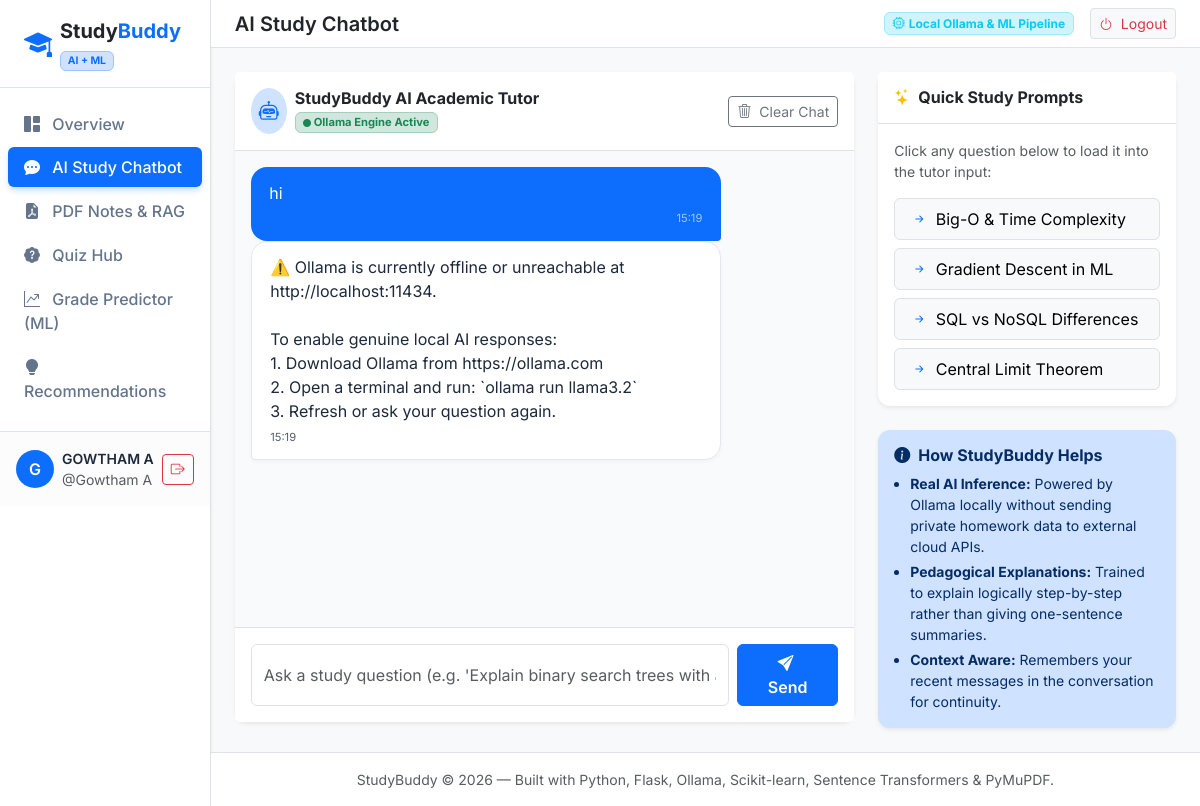
The page /chat (signed in) on the database its author committed.
### models/chat_history.py (models this page shows, shortened)
class ChatMessage(db.Model):
    __tablename__ = "chat_messages"
    id = db.Column(db.Integer, primary_key=True)
    user_id = db.Column(
        db.Integer, db.ForeignKey("users.id"), nullable=False, index=True
    )
    role = db.Column(db.String(20), nullable=False)  # 'user' or 'assistant'
    content = db.Column(db.Text, nullable=False)
    created_at = db.Column(db.DateTime, default=datetime.utcnow)
    user = db.relationship("User", back_populates="chat_messages")

### routes/chat.py (the view)
@chat_bp.route("/chat")
@login_required
def chat_view():
    user = get_current_user()
    return render_template("chat.html", user=user)

### routes/auth.py (called while the page is built)
def login_required(f):
    @wraps(f)
    def decorated_function(*args, **kwargs):
        if "user_id" not in session:
            if request.is_json or request.path.startswith("/api/"):
                return jsonify({"error": "Authentication required. Please log in."}), 401
            flash("Please log in to access your StudyBuddy account.", "warning")
            return redirect(url_for("auth.login", next=request.url))
        return f(*args, **kwargs)
    return decorated_function

def get_current_user():
    user_id = session.get("user_id")
    if user_id:
        return db.session.get(User, user_id)
    return None

### templates/chat.html (shortened to what this page needs)
{% extends "base.html" %}
{% block page_heading %}AI Study Chatbot{% endblock %}
{% block content %}
<div class="row g-4">
    <div class="col-lg-8">
        <div class="card shadow-sm border-0 d-flex flex-column" style="height: 650px;">
            <div class="card-header bg-white border-bottom py-3 d-flex justify-content-between align-items-center">
                <div class="d-flex align-items-center">
                    <div class="p-2 bg-primary-subtle text-primary rounded-circle me-2">
                        <i class="bi bi-robot fs-5"></i>
                    </div>
                    <div>
                        <h6 class="mb-0 fw-bold">StudyBuddy AI Academic Tutor</h6>
                        <span class="badge bg-success-subtle text-success border border-success-subtle" style="font-size: 0.7rem;">
                            <i class="bi bi-circle-fill" style="font-size: 0.5rem;"></i> Ollama Engine Active
                        </span>
                    </div>
                </div>
                <div>
                    <button class="btn btn-sm btn-outline-secondary" id="clearChatBtn" title="Clear conversation transcript">
                        <i class="bi bi-trash3 me-1"></i> Clear Chat
                    </button>
                </div>
            </div>
            <div class="card-body p-3 flex-grow-1 overflow-auto" id="chatMessages" style="background-color: #f8fafc;">
                {% if user.chat_messages %}
                    {% for msg in user.chat_messages %}
                    <div class="chat-bubble {{ msg.role }}">
                        <div class="chat-text">{{ msg.content | replace('\n', '<br>') | safe }}</div>
                        <span class="chat-timestamp">{{ msg.created_at.strftime('%H:%M') }}</span>
                    </div>
                    {% endfor %}
                {% endif %}
            </div>
            <div class="card-footer bg-white border-top p-3">
                <form id="chatForm" class="d-flex gap-2">
                    <input type="text" class="form-control" id="chatInput" placeholder="Ask a study question (e.g. 'Explain binary search trees with an example')..." autocomplete="off" required>
                    <button type="submit" class="btn btn-primary px-4 fw-semibold" id="sendBtn">
                        <i class="bi bi-send-fill me-1"></i> Send
                    </button>
                </form>
            </div>
        </div>
    </div>
    <div class="col-lg-4">
        <div class="card shadow-sm border-0 mb-4">
            <div class="card-header bg-white border-bottom py-3">
                <h6 class="mb-0 fw-bold"><i class="bi bi-stars text-warning me-2"></i>Quick Study Prompts</h6>
            </div>
            <div class="card-body p-3">
                <p class="small text-muted mb-3">Click any question below to load it into the tutor input:</p>
                <div class="d-grid gap-2">
                    <button type="button" class="btn btn-light border text-start small py-2 px-3 quick-prompt-btn"
                            onclick="document.getElementById('chatInput').value='Can you explain Time Complexity and Big-O notation with simple real-world analogies?'; document.getElementById('chatInput').focus();">
                        <i class="bi bi-arrow-right-short text-primary me-1"></i> Big-O &amp; Time Complexity
                    </button>
                    <button type="button" class="btn btn-light border text-start small py-2 px-3 quick-prompt-btn"
                            onclick="document.getElementById('chatInput').value='Explain how Gradient Descent works step-by-step in Machine Learning.'; document.getElementById('chatInput').focus();">
                        <i class="bi bi-arrow-right-short text-primary me-1"></i> Gradient Descent in ML
                    </button>
                    <button type="button" class="btn btn-light border text-start small py-2 px-3 quick-prompt-btn"
                            onclick="document.getElementById('chatInput').value='What are the core differences between SQL and NoSQL databases?'; document.getElementById('chatInput').focus();">
                        <i class="bi bi-arrow-right-short text-primary me-1"></i> SQL vs NoSQL Differences
                    </button>
                    <button type="button" class="btn btn-light border text-start small py-2 px-3 quick-prompt-btn"
                            onclick="document.getElementById('chatInput').value='How does the Central Limit Theorem work and why is it important in statistics?'; document.getElementById('chatInput').focus();">
                        <i class="bi bi-arrow-right-short text-primary me-1"></i> Central Limit Theorem
                    </button>
                </div>
            </div>
        </div>
        <div class="card shadow-sm border-0 bg-primary-subtle text-primary-emphasis">
            <div class="card-body p-3">
                <h6 class="fw-bold mb-2"><i class="bi bi-info-circle-fill me-2"></i>How StudyBuddy Helps</h6>
                <ul class="small ps-3 mb-0">
                    <li class="mb-1"><strong>Real AI Inference:</strong> Powered by Ollama locally without sending private homework data to external cloud APIs.</li>
                    <li class="mb-1"><strong>Pedagogical Explanations:</strong> Trained to explain logically step-by-step rather than giving one-sentence summaries.</li>
                    <li><strong>Context Aware:</strong> Remembers your recent messages in the conversation for continuity.</li>
                </ul>
            </div>
        </div>
    </div>
</div>
{% endblock %}

### static/css/style.css (style rules this page uses)
:root { --primary-blue: #0d6efd; --primary-blue-dark: #0a58ca; --primary-blue-light: #e7f1ff; --accent-blue: #0284c7; --surface-white: #ffffff; --bg-light: #f8fafc; --border-color: #e2e8f0; --text-primary: #1e293b; --text-secondary: #64748b; --radius-md: 0.5rem; --radius-lg: 0.75rem; }
body { font-family: 'Inter', -apple-system, BlinkMacSystemFont, "Segoe UI", Roboto, sans-serif; color: var(--text-primary); background-color: var(--bg-light); -webkit-font-smoothing: antialiased; }
.card { border: 1px solid var(--border-color); border-radius: var(--radius-lg); background-color: var(--surface-white); transition: transform 0.2s ease, box-shadow 0.2s ease; }
.chat-bubble { max-width: 80%; padding: 0.85rem 1.15rem; border-radius: 1rem; position: relative; line-height: 1.5; word-break: break-word; box-shadow: 0 2px 4px rgba(0, 0, 0, 0.03); }
.chat-bubble.user { align-self: flex-end; background-color: var(--primary-blue); color: #ffffff; border-bottom-right-radius: 0.25rem; }
.chat-bubble.assistant { align-self: flex-start; background-color: #ffffff; color: var(--text-primary); border: 1px solid var(--border-color); border-bottom-left-radius: 0.25rem; }
.chat-timestamp { font-size: 0.7rem; opacity: 0.75; margin-top: 0.35rem; display: block; }
.chat-bubble.user .chat-timestamp { color: rgba(255, 255, 255, 0.8); text-align: right; }

### rows shown on the page
ChatMessage: content "hi", created_at "15:19"
ChatMessage: content "⚠️ Ollama is currently offline or unreachable at http://localhost:11434. To enable genuine local AI responses: 1. Download Ollama from https://ollama.com 2. Open a terminal and run: `ollama run llama3.2` 3. Refresh or ask your question again.", created_at "15:19"

### other values the page prints
{{ session.get('full_name', 'Student')[0] | upper }} "G"
{{ session.get('full_name', 'Student') }} "GOWTHAM A"
{{ session.get('username', 'student') }} "Gowtham A"
